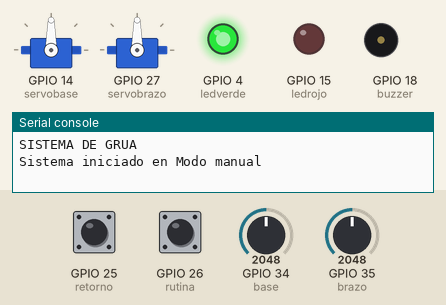
Simulated run of this program. Board: ESP32 board running MicroPython. Parts: 2 × servo, output pins drawn as LEDs (lit = HIGH), buzzer (waves = sounding, pin HIGH), the last lines printed to the serial console. Wiring (from the project's diagram.json): green LED on GPIO 4, servo on GPIO 14, red LED on GPIO 15, buzzer on GPIO 18, blue button on GPIO 25, button on GPIO 26, servo on GPIO 27, potentiometer on GPIO 34, potentiometer on GPIO 35. Inputs (shaded band) come from the test bench; at power-on: GPIO 25 (retorno) HIGH, GPIO 26 (rutina) HIGH, GPIO 34 (base) = 2048, GPIO 35 (brazo) = 2048 (analog values on the 0–4095 scale). Servo angles are drawn from the pulse width (0.5 ms = 0°, 2.5 ms = 180°).

Above: at 1.2 s.
1.3 s: GPIO 25 (retorno) pulled LOW for 0.15 s
At 3.6 s:
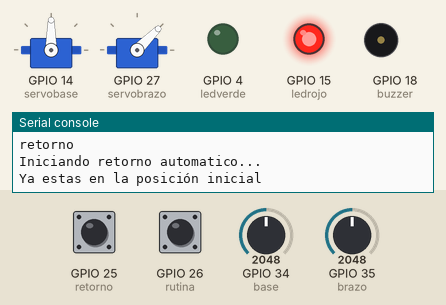
4.3 s: GPIO 26 (rutina) pulled LOW for 0.15 s
At 5.2 s:
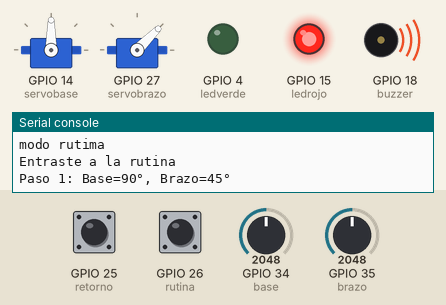
16.4 s: GPIO 34 (base) set to 2866
19.4 s: GPIO 35 (brazo) set to 2866
At 21.9 s:
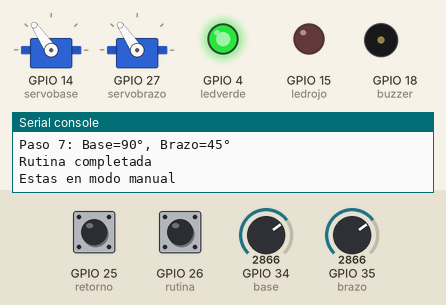
22.4 s: GPIO 34 (base) set to 3603
At 23.1 s:
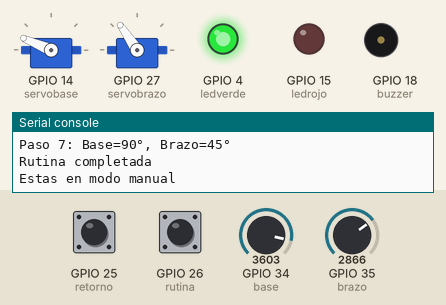
23.9 s: GPIO 35 (brazo) set to 3603
At 24.4 s:
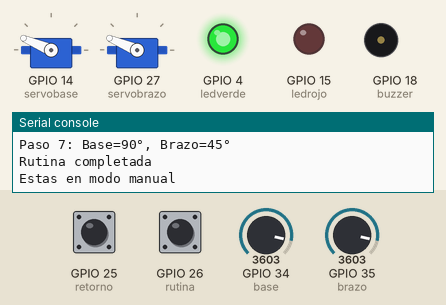
Timing chart, 0 to 26.4 s (numbered marks = the images above; inputs shaded):
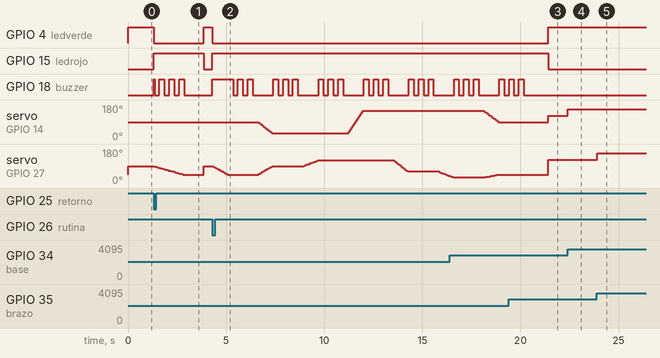

Measured:
- after the input at 1.3 s, GPIO 4 (ledverde): HIGH → LOW at once, → HIGH 2.6 s later; GPIO 15 (ledrojo): LOW → HIGH at once, → LOW 2.6 s later; GPIO 18 (buzzer): LOW → HIGH at once, then repeats every 0.50 s: LOW 0.25 s, HIGH 0.25 s, until it stays LOW from 2.9 s
- after the input at 4.3 s, GPIO 4 (ledverde): HIGH → LOW at once; GPIO 15 (ledrojo): LOW → HIGH at once; GPIO 18 (buzzer): LOW → HIGH at once, then repeats every 2.3 s: 2 × (LOW 0.25 s, HIGH 0.25 s), LOW 1.1 s, HIGH 0.25 s
- after the input at 19.4 s, servo on GPIO 27 (servobrazo): 45° → 124° after 2.0 s
- after the input at 22.4 s, servo on GPIO 14 (servobase): 124° → 157° at once
- after the input at 23.9 s, servo on GPIO 27 (servobrazo): 124° → 157° at once

The program:

main.py
```python
from machine import Pin, ADC, PWM
import time

# Definicion de servos
servobase = PWM(Pin(14), freq=50)  #Base de la grua
servobrazo = PWM(Pin(27), freq=50)

DUTYMIN = 26
DUTYMAX = 128

# Funcion para los angulos del servo
def maprange(x, inmin, inmax, outmin, outmax):
    return int((x - inmin) * (outmax - outmin) / (inmax - inmin) + outmin)

# Funcion para mover el servo
def moverservo(servo, angulo):
    angulo = max(0, min(180, angulo))
    duty = maprange(angulo, 0, 180, DUTYMIN, DUTYMAX)
    servo.duty(duty)

# Potenciometros y pulsadores
# Potenciometro base: 12 bits
base = ADC(Pin(34))
base.atten(ADC.ATTN_11DB)
base.width(ADC.WIDTH_12BIT)

# Potenciometro brazo: 10 bits
brazo = ADC(Pin(35))
brazo.atten(ADC.ATTN_11DB)
brazo.width(ADC.WIDTH_10BIT)

# Pulsadores
retorno = Pin(25, Pin.IN, Pin.PULL_UP)
rutina = Pin(26, Pin.IN, Pin.PULL_UP)

# Pines de salida
ledrojo = Pin(15, Pin.OUT)
ledverde = Pin(4, Pin.OUT)
buzzer = Pin(18, Pin.OUT)

def estadoledsbuzzer(rojo=False, verde=False, buzzeron=False): # Funcion para cambiar de estado con banderas
    if rojo == True:
        ledrojo.value(1)
    else:
        ledrojo.value(0)

    if verde == True:
        ledverde.value(1)
    else:
        ledverde.value(0)

    if buzzeron == True:
        buzzer.value(1)
    else:
        buzzer.value(0)

# Variables globales
retornoflag = False
rutinaflag = False
posicionactualbase = 90
posicionactualbrazo = 45
modoautomatico = False

# Variables antirrebote
ultimotiempretorno = 0
ultimotiemprutina = 0
DEBOUNCETIME = 50  # Reducido a 50 ms para mejor responsividad

# Manejadores de interrupciones
def manejadorretorno(pin):
    global retornoflag, ultimotiempretorno
    tiempoactual = time.ticks_ms()
    if time.ticks_diff(tiempoactual, ultimotiempretorno) > DEBOUNCETIME:
        print(f"Interrupcion: Boton retorno (Pin {pin}) presionado, estado={pin.value()}")
        retornoflag = True
        ultimotiempretorno = tiempoactual

def manejadorrutina(pin):
    global rutinaflag, ultimotiemprutina
    tiempoactual = time.ticks_ms()
    if time.ticks_diff(tiempoactual, ultimotiemprutina) > DEBOUNCETIME:
        print(f"Interrupcion: Boton rutina (Pin {pin}) presionado, estado={pin.value()}")
        rutinaflag = True
        ultimotiemprutina = tiempoactual

# Modo manual
def modomanualcontrol():
    global posicionactualbase, posicionactualbrazo

    if modoautomatico == False:
        estadoledsbuzzer(rojo=False, verde=True, buzzeron=False)

        # Leer potenciometros
        lecturabase = base.read()
        angbase = maprange(lecturabase, 0, 4095, 0, 180)

        lecturabrazo = brazo.read()
        angbrazo = maprange(lecturabrazo, 0, 1023, 0, 180)

        # Mover servos
        moverservo(servobase, angbase)
        moverservo(servobrazo, angbrazo)

        # Actualizar posiciones
        posicionactualbase = angbase
        posicionactualbrazo = angbrazo

# Retorno automatico
def retornoautomatico():
    global modoautomatico, posicionactualbase, posicionactualbrazo

    modoautomatico = True
    print("Iniciando retorno automatico...")

    estadoledsbuzzer(rojo=True, verde=False, buzzeron=True)

    # Posiciones objetivo
    posinicialbase = 90
    posinicialbrazo = 45

    # Calcular pasos
    pasos = 30
    pasobase = (posinicialbase - posicionactualbase) / pasos
    pasobrazo = (posinicialbrazo - posicionactualbrazo) / pasos

    # Movimiento gradual
    for i in range(pasos + 1):
        angbase = int(posicionactualbase + pasobase * i)
        angbrazo = int(posicionactualbrazo + pasobrazo * i)

        angbase = max(0, min(180, angbase))
        angbrazo = max(0, min(180, angbrazo))

        moverservo(servobase, angbase)
        moverservo(servobrazo, angbrazo)
        time.sleep(0.05)

        if i % 5 == 0:
            estadoledsbuzzer(rojo=True, verde=False, buzzeron=not buzzer.value())

    # Actualizar posiciones finales
    posicionactualbase = posinicialbase
    posicionactualbrazo = posinicialbrazo

    print("Ya estas en la posición inicial")
    estadoledsbuzzer(rojo=True, verde=False, buzzeron=False)
    time.sleep(1)

    modoautomatico = False

# Rutina predefinida
def rutinapredefinida():
    global modoautomatico, posicionactualbase, posicionactualbrazo

    modoautomatico = True
    print("Entraste a la rutina")

    estadoledsbuzzer(rojo=True, verde=False, buzzeron=True)

    secuencia = [
        (90, 45),   # Inicio paso1
        (30, 90),   # Izquierda arriba
        (30, 120),  # Izquierda mas arriba
        (150, 120), # Derecha arriba
        (150, 60),  # Derecha medio
        (150, 30),  # Derecha abajo
        (90, 45),   # Retorno
    ]

    for i, (angbaseobjetivo, angbrazoobjetivo) in enumerate(secuencia):
        print(f"Paso {i+1}: Base={angbaseobjetivo}°, Brazo={angbrazoobjetivo}°")

        # Movimiento gradual
        pasosmovimiento = 15
        iniciobase = posicionactualbase
        iniciobrazo = posicionactualbrazo

        for j in range(pasosmovimiento + 1):
            factor = j / pasosmovimiento
            angbase = int(iniciobase + (angbaseobjetivo - iniciobase) * factor)
            angbrazo = int(iniciobrazo + (angbrazoobjetivo - iniciobrazo) * factor)

            moverservo(servobase, angbase)
            moverservo(servobrazo, angbrazo)
            time.sleep(0.05)

        posicionactualbase = angbaseobjetivo
        posicionactualbrazo = angbrazoobjetivo

        # Pausa entre pasos
        for i in range(6):
            estadoledsbuzzer(rojo=True, verde=False, buzzeron=(i % 2 == 0))
            time.sleep(0.25)

    print("Rutina completada")
    estadoledsbuzzer(rojo=True, verde=False, buzzeron=False)
    time.sleep(1)

    modoautomatico = False

# Esto es cuando iniciamos a correr el código
def inicializarsistema():
    global posicionactualbase, posicionactualbrazo

    print("SISTEMA DE GRUA")

    # Configurar interrupciones en los botones
    retorno.irq(trigger=Pin.IRQ_FALLING, handler=manejadorretorno)
    rutina.irq(trigger=Pin.IRQ_FALLING, handler=manejadorrutina)

    # Posicion inicial
    moverservo(servobase, 90)
    moverservo(servobrazo, 45)

    posicionactualbase = 90
    posicionactualbrazo = 45

    estadoledsbuzzer(rojo=False, verde=True, buzzeron=False)

    print("Sistema iniciado en Modo manual")


# Sistema principal
inicializarsistema()

while True:
    try:
        if retornoflag == True:
            print("retorno")
            retornoautomatico()
            retornoflag = False
            print("Estas en modo manual")

        if rutinaflag == True:
            print("modo rutima")
            rutinapredefinida()
            rutinaflag = False
            print("Estas en modo manual")

        if retornoflag == False and rutinaflag == False:
            modomanualcontrol()

        time.sleep(0.01)

    except KeyboardInterrupt:
        estadoledsbuzzer(rojo=False, verde=False, buzzeron=False)
        break
```
